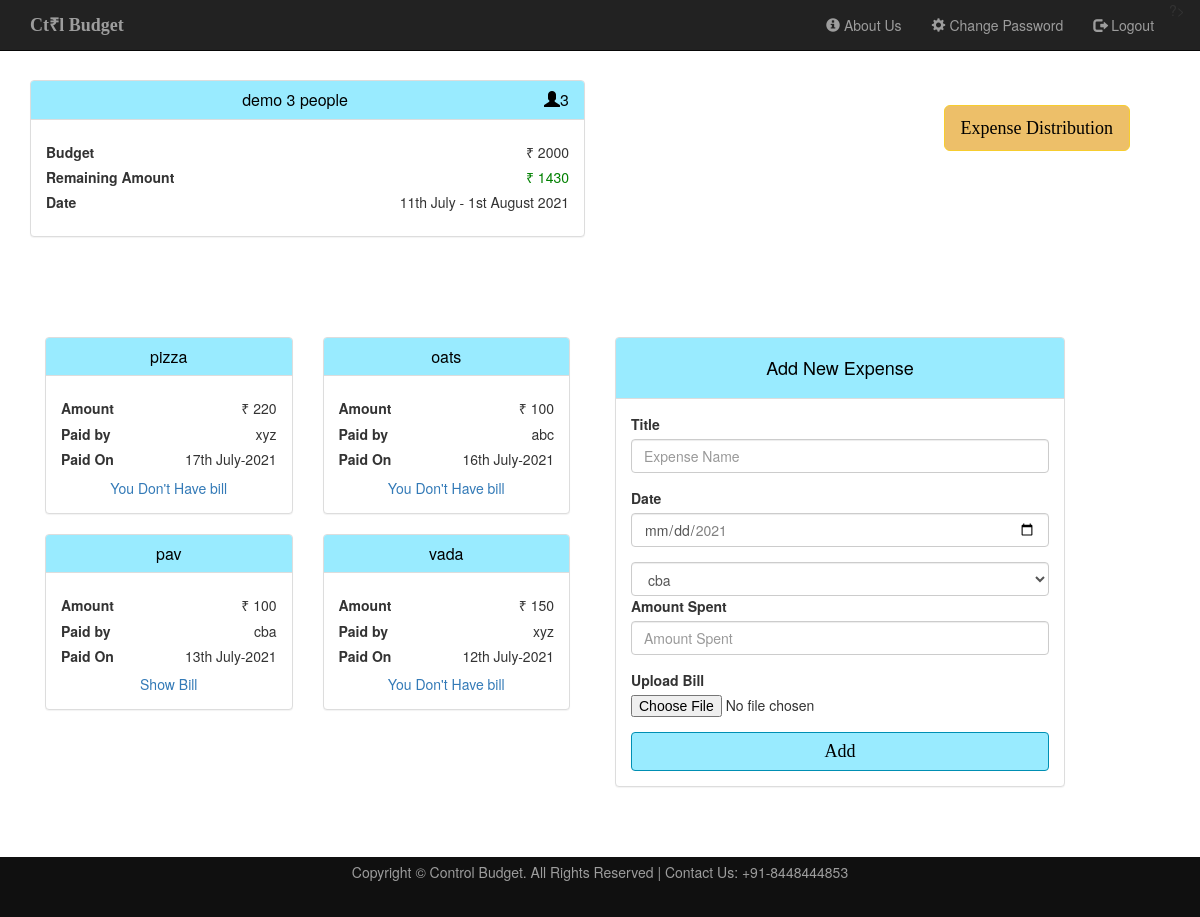
Screenshot of /viewPlan.php?planId=1 (signed in) with the database file from the repository.
### tables this page shows
CREATE TABLE IF NOT EXISTS `plan` (
  `id` int(11) NOT NULL AUTO_INCREMENT,
  `initial_budget` float NOT NULL,
  `peoples_in_grp` int(11) NOT NULL CHECK (`peoples_in_grp` > 0),
  `title` varchar(255) NOT NULL,
  `date_from` date NOT NULL,
  `date_to` date NOT NULL,
  `user_id` int(11) NOT NULL,
  PRIMARY KEY (`id`),
  KEY `user_id` (`user_id`)
);

CREATE TABLE IF NOT EXISTS `expense` (
  `id` int(12) NOT NULL AUTO_INCREMENT,
  `plan_id` int(12) NOT NULL,
  `title` varchar(255) NOT NULL,
  `eDate` date NOT NULL,
  `person_id` int(12) NOT NULL,
  `amount_spent` float NOT NULL,
  `bill_path` varchar(255) DEFAULT NULL,
  PRIMARY KEY (`id`),
  KEY `plan_id` (`plan_id`),
  KEY `person_id` (`person_id`)
);

CREATE TABLE IF NOT EXISTS `persons` (
  `id` int(11) NOT NULL AUTO_INCREMENT,
  `name` varchar(255) NOT NULL,
  PRIMARY KEY (`id`)
);

### viewPlan.php (the view, shortened to what this page needs)
<?php
require("includes/common.php");
$planId = $_GET['planId'];
$query = "select title,peoples_in_grp,initial_budget,date_from,date_to from plan where id = $planId";
$result = mysqli_query($con, $query) or die(mysqli_error($con));
$row = mysqli_fetch_array($result);
$remainingAmount = 0;
$allTheExpenses = 0;
$qExpense = "select SUM(amount_spent) as total from expense where plan_id = $planId";
$rExpense = mysqli_query($con, $qExpense) or die(mysqli_error($con));
$temp = mysqli_fetch_array($rExpense);
if (mysqli_num_rows($rExpense) > 0) {
    $allTheExpenses = $temp['total'];
} else {
    $allTheExpenses = $row['initial_budget'];
}
$query2 = "SELECT e.title,e.eDate,e.amount_spent,e.bill_path,p.name from expense e
            INNER JOIN persons p on p.id = e.person_id
                WHERE plan_id = $planId";
$result2 = mysqli_query($con, $query2) or die(mysqli_error($con));
$num2 = mysqli_num_rows($result2);
if ($allTheExpenses == NULL) {
    $remainingAmount = $row['initial_budget'];
} else {
    $remainingAmount = $row['initial_budget'] - $allTheExpenses;
}
?>
<!DOCTYPE html>
<html lang="">
<?php include "includes/headTag.php"; ?>
<body>
    <?php include "includes/header.php"; ?>
    <div class="container">
        <div class="row">
            <div class="col-md-6 col-lg-6">
                <div class="panel panel-default panelViewPlan">
                    <div class="panel-heading" id="panelNewPlan">
                        <center>
                            <h3 class="panel-title">
                                <?php echo $row['title']; ?> <span class="text-right"><?php echo $row['peoples_in_grp']; ?></span>
                                <span class="glyphicon glyphicon-user text-right"></span>
                            </h3>
                        </center>
                    </div>
                    <div class="panel-body">
                        <div>
                            <h5><b>Budget</b> <span class="text-right">₹ <?php echo $row['initial_budget']; ?></span> </h5>
                        </div>
                        <div>
                            <h5><b>Remaining Amount</b>
                                <span class="text-right" <?php
                                                            $msg = "₹ ". round($remainingAmount,2);
                                                            if ($remainingAmount > 0) {
                                                                echo "style='color:green'";
                                                            } else if ($remainingAmount < 0) {
                                                                echo "style='color:red'";
                                                                $msg = "Overspent by ₹ ". abs(round($remainingAmount,2) );                                                            } else if ($remainingAmount == 0) {
                                                                echo "style='color:black'";
                                                            }
                                                            ?>><?php echo $msg; ?></span>
                            </h5>
                        </div>
                        <div>
                            <h5><b>Date</b> <span class="text-right">
                                    <?php echo date("jS F", strtotime($row['date_from'])) . " - "; ?>
                                    <?php echo date("jS F Y", strtotime($row['date_to'])); ?></span> </h5>
                        </div>
                    </div>
                </div>
            </div>
            <div class="col-md-6 col-lg-6">
                <a href="expense_distribution.php?planId=<?php echo $planId; ?>">
                    <button type="button" class="btn btn-outline-success btn-lg btn1" id="myButton">Expense
                        Distribution</button>
                </a>
            </div>
        </div>
        <div class="row">
            <div class="col-md-6 col-lg-6">
                <?php
                if ($num2 > 0) {
                    while ($row2 = mysqli_fetch_array($result2)) { ?>
                        <div class="col-lg-6">
                            <div class="panel panel-default panelViewPlan">
                                <div class="panel-heading" id="panelNewPlan">
                                    <center>
                                        <h1 class="panel-title">
                                            <?php echo $row2['title']; ?>
                                        </h1>
                                    </center>
                                </div>
                                <div class="panel-body">
                                    <div>
                                        <h5><b>Amount</b> <span class="text-right">
                                        ₹ <?php echo $row2['amount_spent']; ?>
                                            </span> </h5>
                                    </div>
                                    <div>
                                        <h5><b>Paid by</b> <span class="text-right">
                                                <?php echo $row2['name']; ?>
                                            </span> </h5>
                                    </div>
                                    <div>
                                        <h5><b>Paid On</b> <span class="text-right">
                                                <?php echo date("jS F-Y", strtotime($row2['eDate'])); ?>
                                            </span> </h5>
                                    </div>
                                    <?php
                                    if ($row2['bill_path'] != NULL) {
                                        echo "<a class='noUnderline' href='{$row2['bill_path']}' id='cont1' target='_blank' rel='noopener noreferrer'> Show Bill </a>";
                                    } else {
                                        echo "<a class='noUnderline' href='#' id='cont1'>You Don't Have bill</a>";
                                    }
                                    ?>
                                </div>
                            </div>
                        </div>
                <?php }
                } ?>
            </div>
            <div class="col-md-6 col-lg-6" id="stickToRight">
                <div class="panel panel-default">
                    <div class="panel-heading" id="panelNewPlan">
                        <center>
                            <h4>Add New Expense</h4>
                        </center>
                    </div>
                    <div class="panel-body">
                        <form action="viewPlan_script.php" method="post" enctype="multipart/form-data">
                            <div class="form-group">
                                <label for="exampleInputPassword1"> Title </label>
                                <input type="text" class="form-control" placeholder="Expense Name" required="true" name="title">
                            </div>
                            <div class="form-group">
                                <label for="exampleInputPassword1"> Date </label>
                                <input type="date" class="form-control" placeholder="date" name="eDate" required="true" min="<?php echo $row['date_from']; ?>" max="<?php echo $row['date_to']; ?>">
                            </div>
                            <?php
                            $person = getPersonName($con, $planId);
                            ?>
                            <select id="inputState" class="form-control" name='selectedName'>
                                <?php
                                while ($rowOfPerson = mysqli_fetch_array($person)) {
                                    echo "<option value='{$rowOfPerson['id']}' selected>{$rowOfPerson['name']}</option>";
                                }
                                ?>
                            </select>
                            <div class="form-group">
                                <label for="exampleInputPassword1"> Amount Spent </label>
                                <input type="text" class="form-control" placeholder="Amount Spent" required="true" pattern="^[1-9]\d*(?:\.\d+)?$" name="amountSpent">
                            </div>
                            <div class="form-group">
                                <label for="exampleFormControlFile1"> Upload Bill </label>
                                <input type="file" name="uploadedimage" id="uploadedimage">
                            </div>
                            <button type="submit" class="btn  btn-block btnNewPlan">Add</button>
                        </form>
                    </div>
                </div>
            </div>
        </div>
    </div>
    <?php
    include "includes/footer.php"; ?>
</body>
</html>
<?php
function getPersonName($con, $planId)
{
    $query = "SELECT p.name,p.id FROM peoples_in_grp pg
            INNER JOIN persons p ON
            p.id = pg.person_id
            INNER JOIN plan pn ON
            pn.id = pg.plan_id
            WHERE pg.plan_id = $planId";
    $result = mysqli_query($con, $query) or die(mysqli_error($con));
    return $result;
}
?>

### includes/headTag.php (shortened to what this page needs)
<head>
    <link href="css/bootstrap.css" rel="stylesheet">
    <link href="css/style.css" rel="stylesheet">
</head>

### includes/header.php (shortened to what this page needs)
<div class="navbar navbar-inverse navbar-fixed-top">
    <div class="container">
        <div class="navbar-header">
            <a class="navbar-brand" href="index.php">Ct₹l Budget</a>
        </div>
        <div class="collapse navbar-collapse" id="myNavbar">
            <ul class="nav navbar-nav navbar-right">
                <?php
                    if(!isset($pageName)){ $pageName = "";}
                if (isset($_SESSION['user_id'])) {
                ?>
                    <li <?php if ($pageName == "about") {
                            echo "class='active'";
                        } ?>><a href="about_us.php"><span class="glyphicon glyphicon-info-sign"></span> About Us</a></li>
                    <li <?php if ($pageName == "change_password") {
                            echo "class='active'";
                        } ?>><a href="change_password.php"><span class="glyphicon glyphicon-cog"></span> Change Password</a></li>
                    <li <?php if ($pageName == "logout") {
                            echo "class='active'";
                        } ?>><a href="logout_script.php"><span class="glyphicon glyphicon-log-out"></span> Logout</a></li>
                <?php
                }
                ?>
            </ul>
        </div>
    </div>
</div>

### includes/footer.php (shortened to what this page needs)
<footer>
    <div class="container">
        <center>
            <p>Copyright © Control Budget. All Rights Reserved | Contact Us: +91-8448444853</p>
        </center>
    </div>
</footer>

### css/style.css (style rules this page uses)
@media only screen and (min-width: 800px) { .panel { width: 450px; } }
@media only screen and (min-width: 800px) { .panelViewPlan { width: auto; } }
.text-right { float: right; }
.btnNewPlan { background-color: rgb(153, 235, 255); color: black; border-color: rgb(0, 143, 179); }
.btn1 { background-color: #EDBF69; color: black; border-color: #F7CD2E; }
#panelNewPlan { background-color: rgb(153, 235, 255); color: black; }
.panel button { font-family: 'Cormorant Garamond', serif; }
#cont1 { display: flex; justify-content: center; align-items: center; }
.btn { font-family: 'Cormorant Garamond', serif; font-size: large; }
.row { margin-top: 80px; }
.navbar-brand { font-size: 2.5 rem; font-weight: bold; font-family: 'Cormorant Garamond', serif; }
footer { background-color: #101010; color: #9d9d9d; position: absolute; bottom: 0; width: 100%; height: 60px; line-height: 30px; }
html { position: relative; min-height: 100%; }
body { margin-bottom: 60px; }
#myButton { position: absolute; top: 25px; right: 5px; margin-right: 50px; }
#stickToRight { right: 0px; margin-bottom: 50px; }

### rows the page displays
plan: title "demo 3 people", peoples_in_grp "3", initial_budget "2000", date_from "11th July", date_to "1st August 2021"
expense: title "pizza", amount_spent "220", person.name "xyz", eDate "17th July-2021", shows "You Don't Have bill"
expense: title "oats", amount_spent "100", person.name "abc", eDate "16th July-2021", shows "You Don't Have bill"
expense: title "pav", amount_spent "100", person.name "cba", eDate "13th July-2021"
expense: title "vada", amount_spent "150", person.name "xyz", eDate "12th July-2021", shows "You Don't Have bill"

### other values shown
$msg "₹ 1430"
form field selectedName "cba"
